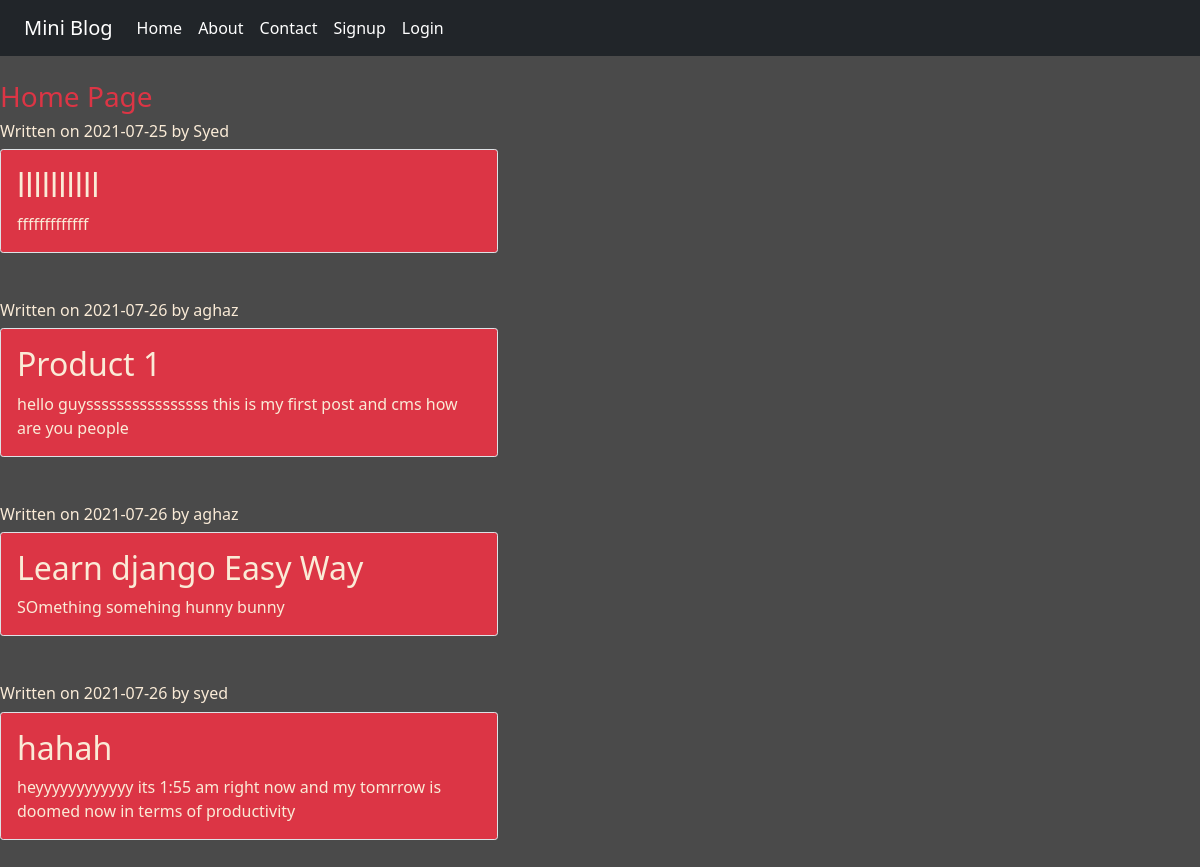
The page / on the database its author committed.
### Blog/models.py (models this page shows)
class Post(models.Model):
    title = models.CharField(max_length=150)
    desc=models.TextField()
    date_created=models.CharField(max_length=20)
    created_by=models.CharField(max_length=20)

### Blog/views.py (the view)
# urls.py: 2. Add a URL to urlpatterns:  path('', views.home, name='home')
def home(request):
    posts=Post.objects.all()
    time=60*60*24*7
    return render(request,'Blog/home.html',{'post':posts,'time':time})

### Blog/templates/Blog/home.html
{% extends 'Blog/base.html' %}
{% load static %}{% load cache %}
{% block content %}
{% cache time home%}
<div class="col-sm-10">
  <h3 class="text-danger">
     Home Page
  </h3>
  {% for posts in post %}
     <h6>Written on {{posts.date_created}} by {{posts.created_by}}</h6>
      <div class="col-md-6">
        <div class="h-100 p-3 bg-danger border rounded-1 mb-5">
          <h2 class="font-weight-bold">{{posts.title}}</h2>
          {{posts.desc}}
        </div>
      </div>
  {% endfor %}
</div>
{% endcache time home %}
{% endblock content %}

### Blog/templates/Blog/base.html (shortened to what this page needs)
{% load static %}
{% load cache %}
<!DOCTYPE html>
<html lang="en">
<head>
    <link rel="stylesheet" href="{% static 'Blog/css/bootstrap.css' %}">
    <link rel="stylesheet" href="{% static 'Blog/css/styles.css' %}">
</head>
<body>
        <div class="container-fluid bg-dark">
          {% include 'Blog/navbar.html' with time="604800" %}
        </div>
<div class="row">
    {% block content %}
    {% endblock content %}
</div>
</body>
</html>

### Blog/templates/Blog/navbar.html (shortened to what this page needs)
{% load cache %}
<nav class="navbar navbar-expand-md navbar-dark bg-dark mb-4">
  <div class="container-fluid">
 {% cache time nav %}
    <a class="navbar-brand" href="#">Mini Blog</a>
    <div class="collapse navbar-collapse" id="navbarCollapse">
      <ul class="navbar-nav me-auto mb-2 mb-md-0">
        <li class="nav-item">
          <a class="nav-link active" aria-current="page" href="/">Home</a>
        </li>
          <li class="nav-item">
          <a class="nav-link active" aria-current="page" href="{% url 'about' %}">About</a>
        </li>
          <li class="nav-item">
          <a class="nav-link active" aria-current="page" href="{% url 'contact' %}">Contact</a>
        </li>
{% endcache time nav %}
         {% if request.user.is_authenticated %}
         <li class="nav-item">
          <a class="nav-link active" aria-current="page" href="{% url 'dashboard' %}">Dashboard</a>
        </li>
          <li class="nav-item">
          <a class="nav-link active" aria-current="page" href="{% url 'logout' %}">Logout</a>
        </li>
        {% else %}
          <li class="nav-item">
          <a class="nav-link active" aria-current="page" href="{% url 'signup' %}">Signup</a>
        </li>
          <li class="nav-item">
          <a class="nav-link active" aria-current="page" href="{% url 'login' %}">Login</a>
        </li>
        {% endif %}
    </div>
  </div>
</nav>

### Blog/static/Blog/css/styles.css (style rules this page uses)
body { background-color: rgb(74,74,74); color:antiquewhite; }

### rows shown on the page
Post: date_created "2021-07-25", created_by "Syed", title "llllllllll", desc "fffffffffffff"
Post: date_created "2021-07-26", created_by "aghaz", title "Product 1", desc "hello guyssssssssssssssss this is my first post and cms how are you people"
Post: date_created "2021-07-26", created_by "aghaz", title "Learn django Easy Way", desc "SOmething somehing hunny bunny"
Post: date_created "2021-07-26", created_by "syed", title "hahah", desc "heyyyyyyyyyyyy its 1:55 am right now and my tomrrow is doomed now in terms of productivity"
